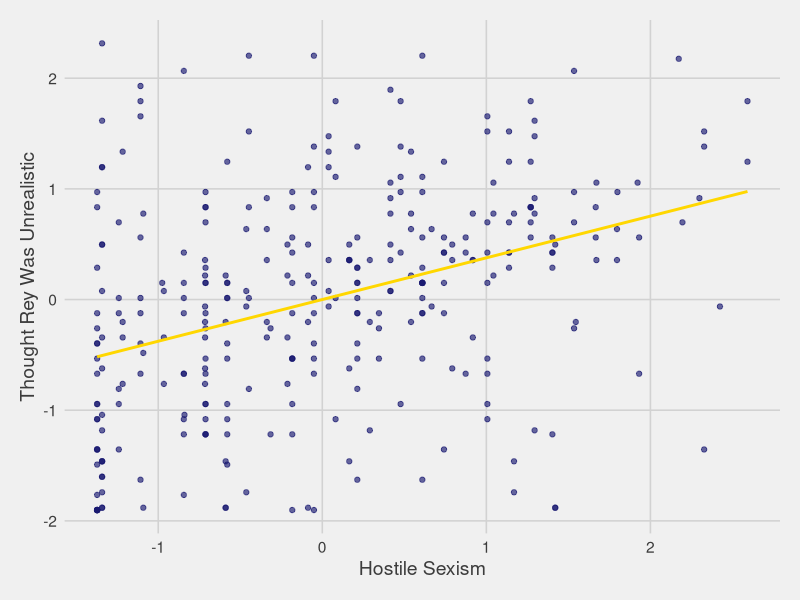

Reproduce this figure in R.
## ---- chunk 1
library(tidyverse)
library(ggthemes)
dat1 <- read_csv("sw_blog.csv")
ggplot(dat1, aes(x = host, y = rey)) +
  geom_point(color = "midnightblue", alpha = .65) +
  geom_smooth(method = "lm", se = FALSE, color = "gold") +
  theme_fivethirtyeight() +
  theme(text = element_text(size = 14),
        axis.title = element_text()) +
  xlab("Hostile Sexism") +
  ylab("Thought Rey Was Unrealistic")
